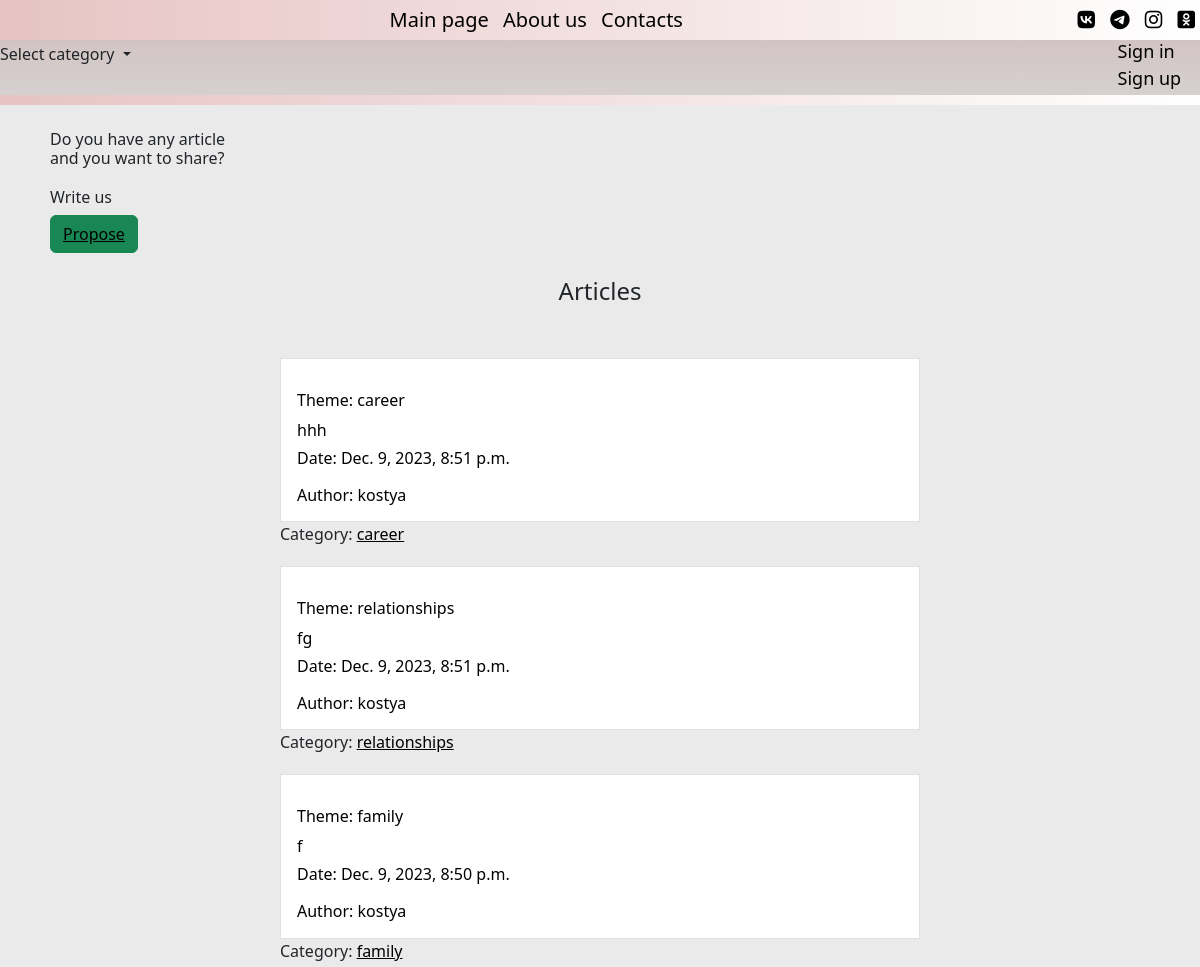
/articles/all/ (upper part), run on an earlier commit of the app's database.
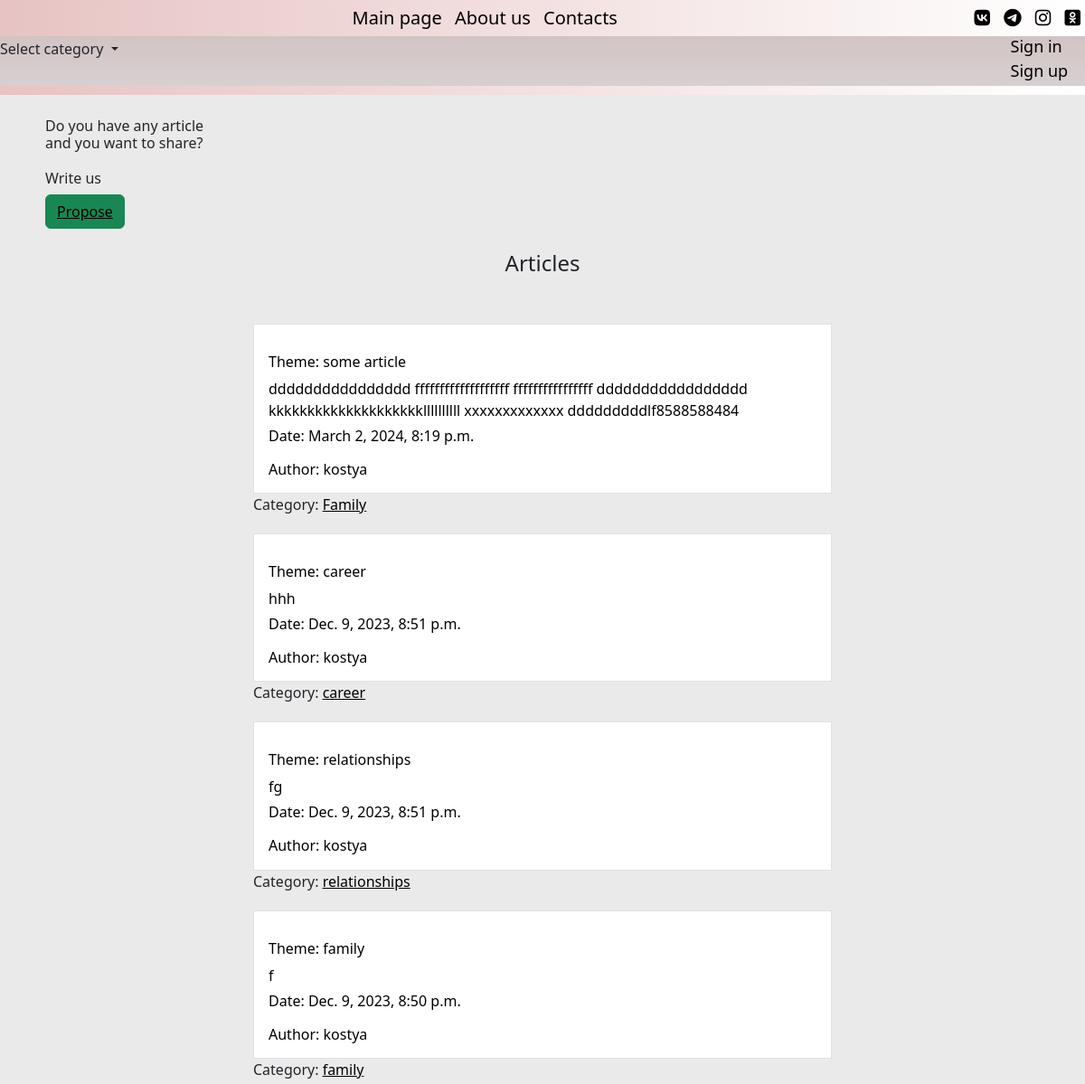
And on a later commit of the database.
### articles/models.py (models this page shows, shortened)
class Post(models.Model):                         # main model for post
    title = models.CharField(max_length=100)
    author = models.ForeignKey(settings.AUTH_USER_MODEL, on_delete=models.CASCADE)
    body = models.TextField()
    pub_data = models.DateTimeField(auto_now_add=True)
    category = models.CharField(max_length=255, default='personal')
    likes = models.ManyToManyField(settings.AUTH_USER_MODEL, related_name='likes')

### users/models.py (models this page shows)
class User(AbstractUser):
    gender = models.CharField(max_length=2, null=True, blank=True)
    birthday = models.DateField(null=True, blank=True)

### articles/views.py (the view)
# urls.py: path('all/', ArticlesHomeView.as_view(), name='all'),
class ArticlesHomeView(ListView):               # main page for articles (show all articles)
    model = Post
    template_name = 'articles/articles_list.html'
    ordering = ['-id']
    def get_context_data(self, *args, **kwargs):       # articles categories list for nav bar
        categories_menu = Category.objects.all()
        context = super(ArticlesHomeView, self).get_context_data(*args, **kwargs)
        context["categories_menu"] = categories_menu
        return context

### articles/models.py (called while the page is built)
    def __str__(self):
        return self.name

### articles/templates/articles/articles_list.html (shortened to what this page needs)
{% extends 'main/temp.html' %}
{% load static %}
{% block content %}
<div class="navigation">
    <div class="nav-bar fixed-top">
        <div class="nav-items">
            <a href="/">Main page</a>
            <a href="{% url 'main:about' %}">About us</a>
            <a href="{% url 'main:contacts' %}">Contacts</a>
        </div>
        <div class="nav-links">
            <a href="#"><i class="fa-brands fa-vk" style="color: #000000;"></i></a>
            <a href="#"><i class="fa-brands fa-telegram" style="color: #000000;"></i></a>
            <a href="#"><i class="fa-brands fa-instagram" style="color: #000000;"></i></a>
            <a href="#"><i class="fa-brands fa-square-odnoklassniki" style="color: #000000;"></i></a>
        </div>
    </div>
</div>
<div class="check-user">
{% if categories_menu %}
    <li class="nav-item dropdown">
              <a class="nav-link dropdown-toggle" href="#" role="button"
                 data-bs-toggle="dropdown" aria-expanded="false">
                Select category
              </a>
    </li>
{% endif %}
    <div class="register">
        {% if not user.is_authenticated %}
        <a class="reg" href="{% url 'users:login' %}">Sign in</a>
        <a class="reg" href="{% url 'users:registration' %}">Sign up</a>
        {% endif %}
    </div>
</div>
<div class="articles-list">
    <div class="for-propose">
        <h6>
            Do you have any article <br> and you want to share?<br>
            <br> Write us
        </h6>
        <button type="button" class="btn btn-success">
            <a href="{% url 'articles:propose-post' %}">
                Propose
            </a>
        </button><br><br>
    </div>
    <h4>
        Articles
    </h4>
    <br>
    <div class="list-group">
        <ul class="main-list">
            {% for post in object_list %}
            <li>
                <a href="{% url 'articles:article-detail' post.pk %}" class="list-group-item
                list-group-item-action" aria-current="true">
                <br>
                    <h6>Theme: {{ post.title }}</h6>
                    <p class="mb-1">
                    {{ post.body|slice:":150"|safe }}
                    </p>
                    <p>Date: {{ post.pub_data }}</p>
                    <h6>Author: {{ post.author.username }}</h6>
                </a>
                    Category: <a href="{% url 'articles:categories' post.category|slugify %}">{{ post.category }}</a>
                <br>
            </li>
            {% endfor %}
        </ul>
    </div>
</div>
{% endblock %}

### main/templates/main/temp.html (shortened to what this page needs)
{% load static %}
<!doctype html>
<html lang="en">
<head>
    <link rel="stylesheet" href="https://cdn.jsdelivr.net/npm/bootstrap@5.2.3/dist/css/bootstrap.min.css">
    <link rel="stylesheet" href="{% static 'main/css/main.css' %}">
    <link rel="stylesheet" href="https://use.fontawesome.com/releases/v5.8.2/css/all.css">
    <link href="https://cdn.jsdelivr.net/npm/bootstrap@5.3.1/dist/css/bootstrap.min.css" rel="stylesheet"
>
</head>
<body>
<main>
    {% block content %}
    {% endblock %}
</main>
</body>
</html>

### main/static/main/css/main.css (style rules this page uses)
body { background: linear-gradient(90deg, #E7C3C3 0%, #fff 100%); }
.nav-bar { display: flex; position: sticky; }
.nav-items a, .nav-links a { display: inline-block; padding: 5px; }
.nav-items { text-align: center; margin-left: auto; margin-right: auto; }
.nav-items a { text-decoration: none; color: black; font-size: 20px; }
.nav-links { font-size: 20px; }
.nav-bar { background: linear-gradient(90deg, #E7C3C3 0%, #fff 100%); }
.check-user { display: flex; background: linear-gradient(0deg, #d7d0d0 0%, #cebbbb 100%); padding-top: 35px; justify-content: right; }
.login, .register { display: inline-block; font-size: 18px; padding: 3px; }
.login a, .register a { text-decoration: none; color: black; font-weight: 700px; }
body { font-family: 'Lato', sans-serif; }
.articles-list { background-color: #ebeaea; margin-top: 10px; padding-top: 15px; padding-bottom: 15px; }
.articles-list .for-propose { margin-left: 50px; margin-top: 10px; }
.articles-list h4, .list-group { display: flex; align-items: center; justify-content: center; }
.main-list { background-color: #ebeaea; width: 700px; list-style: none; margin-top: -10px; padding: 30px; }
.main-list li { margin-bottom: 20px; }
.articles-list a { color: black; }
.check-user .nav-item { list-style: none; margin-right: 82%; padding-top: 7px; }
.for-propose h6, a { text-decoration: none; }

What changed in the data, as far as the page shows it:
added Post: title "some article", body "dddddddddddddddd fffffffffffffffffff ffffffffffffffff ddddddddddddddddd kkkkkkkkkkkkkkkkkkkkllllllllll xxxxxxxxxxxxx dddddddddlf8588588484", pub_data "March 2, 2024, 8:19 p.m.", author.username "kostya", category "Family"
